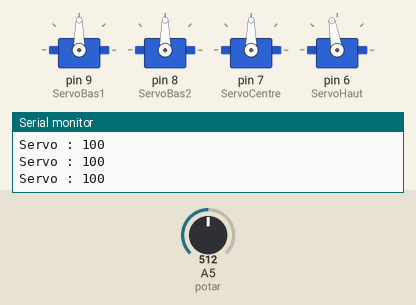
A sketch run on a simulated Arduino Uno, built with avr-gcc and run on an emulated ATmega328P. Shown: 4 × servo, the last lines printed to the serial monitor. The inputs (shaded band) are chosen by the test bench; at power-on: A5 (potar) = 512.

Above: at 2.2 s.
2.3 s: A5 (potar) set to 716
At 2.8 s:
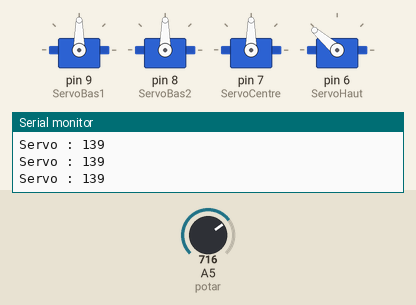
3.8 s: A5 (potar) set to 900
At 4.2 s:
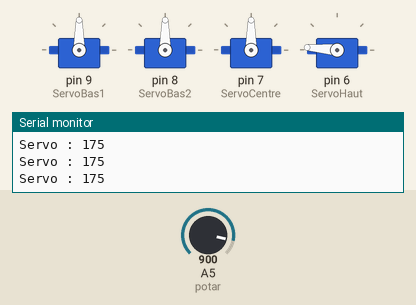
5.3 s: A5 (potar) set to 1023
At 5.6 s:
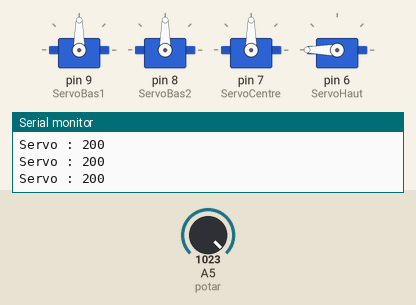
6.8 s: A5 (potar) set to 306
At 8.0 s:
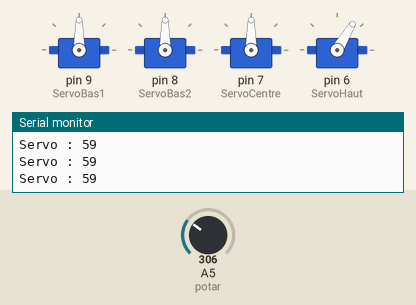
8.3 s: A5 (potar) set to 122
At 9.5 s:
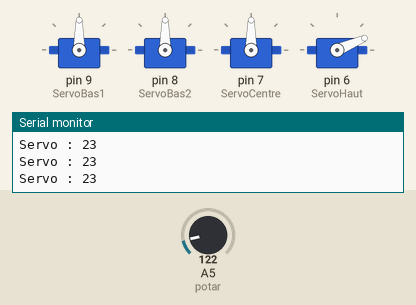
9.8 s: A5 (potar) set to 0
At 10.9 s:
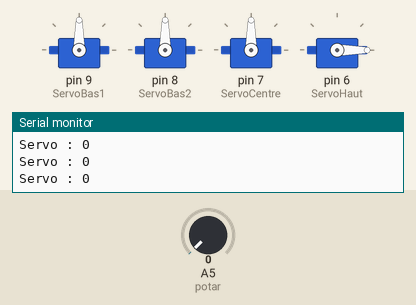
Timing chart, 0 to 12.3 s (numbered marks = the images above; inputs shaded):
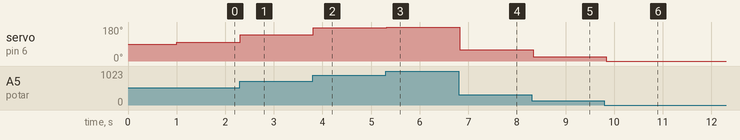

The sketch:

TestServo.ino
```cpp
#include <Servo.h>

Servo ServoBas1;
Servo ServoBas2;
Servo ServoCentre;
Servo ServoHaut;

int potar = 5;
int val;

void setup() {
ServoBas1.attach(9);
ServoBas2.attach(8);
ServoCentre.attach(7);
ServoHaut.attach(6);
Serial.begin(9600);
delay(1000);
}

void loop() {
Serial.print("Servo : ");
val = analogRead(potar);
val = map(val, 0, 1023, 0, 200);
Serial.println(val);
ServoHaut.write(val);

delay(100);
}
```

Measured:
- after the input at 2.3 s, servo on pin 6 (ServoHaut): 100° → 139° at once
- after the input at 3.8 s, servo on pin 6 (ServoHaut): 139° → 175° at once
- after the input at 5.3 s, servo on pin 6 (ServoHaut): 175° → 180° at once
- after the input at 6.8 s, servo on pin 6 (ServoHaut): 180° → 59° at once
- after the input at 8.3 s, servo on pin 6 (ServoHaut): 59° → 23° at once
- after the input at 9.8 s, servo on pin 6 (ServoHaut): 23° → 0° at once
